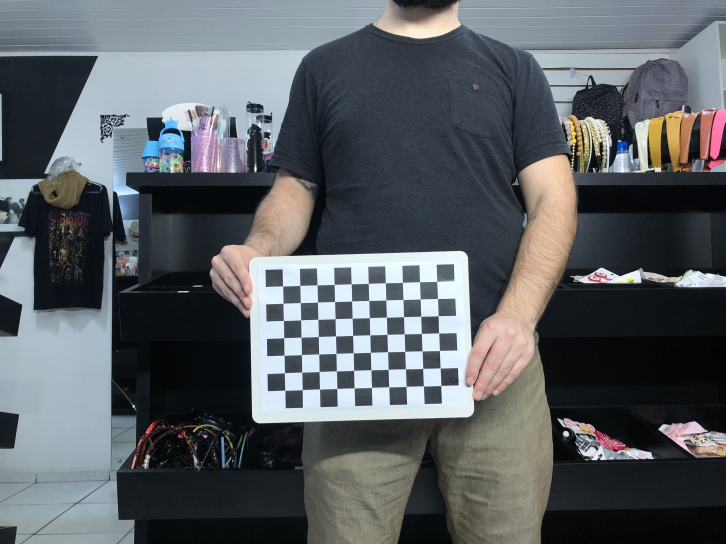
#> input picture allie3d/calibration/calibration_resized/IMG-1826.JPG, 1451 x 1088 px (shown at 1/2 size); the run also reads 1 picture not shown here
$ jupyter execute --allow-errors test.ipynb
#> lines starting #> are read from the running program, lines starting #| are printed output that depends on the picture; long printed decimals are rounded
[cell 1]
import cv2 as cv
import numpy as np
import glob

[cell 2]
chessboardSize = (10,7)

# termination criteria
criteria = (cv.TERM_CRITERIA_EPS + cv.TERM_CRITERIA_MAX_ITER, 30, 0.001)


# prepare object points, like (0,0,0), (1,0,0), (2,0,0) ....,(6,5,0)
objp = np.zeros((chessboardSize[0] * chessboardSize[1], 3), np.float32)
objp[:,:2] = np.mgrid[0:chessboardSize[0],0:chessboardSize[1]].T.reshape(-1,2)

# size_of_chessboard_squares_mm = 25
# objp = objp * size_of_chessboard_squares_mm


# Arrays to store object points and image points from all the images.
objpoints = [] # 3d point in real world space
imgpoints = [] # 2d points in image plane.

[cell 3]
img_path = glob.glob('.\calibration\*')

#> (the rest of this cell did not finish here and is left out)

[cell 4]
images = glob.glob('./calibration_resized/*')

for image in images:

    img = cv.imread(image)
#> img is the input picture: shape (1088, 1451, 3); mean B, G, R 99.2, 95.1, 90.4
    h, w = img.shape[:2]
#> h = 1088; w = 1451

    gray = cv.cvtColor(img, cv.COLOR_BGR2GRAY)
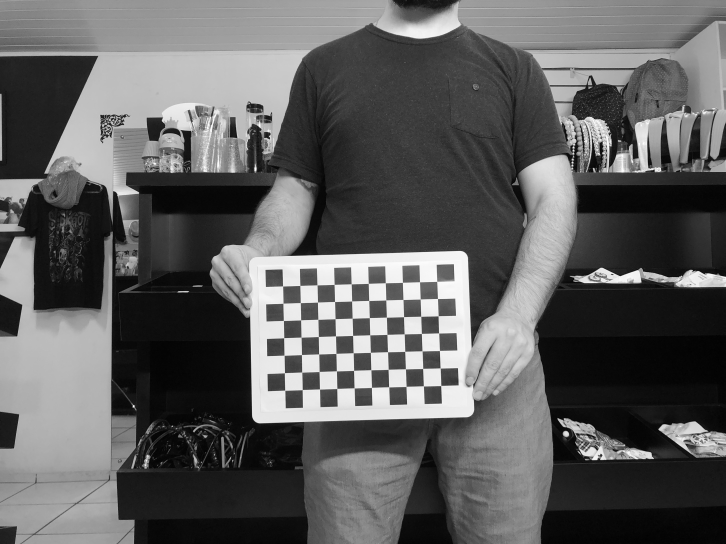
#> gray: shape (1088, 1451) (shown at 1/2 size); min 0, max 255, mean 94.2
    print("Imagem carregada. Analisando...")
    ret, corners = cv.findChessboardCorners(gray, chessboardSize, None)
#> ret = True; corners = 70 rows, first 8: [565.7, 572.4], [600.3, 571.5], [634.5, 570.4], [668.6, 569.3], [702.7, 568.3], [736.9, 567.2], [771, 566.2], [805.3, 565.2]

    if ret == True:
        print("Padrão encontrado!")
        print(image)
        objpoints.append(objp)
        corners2 = cv.cornerSubPix(gray, corners, (11,11), (-1,-1), criteria)
#> corners2 = 70 rows, first 8: [565.7, 572.5], [600.3, 571.4], [634.5, 570.3], [668.6, 569.3], [702.7, 568.3], [736.9, 567.2], [771, 566.2], [805.3, 565.1]
        imgpoints.append(corners2)

        # Draw and display the corners
        img_final = cv.drawChessboardCorners(img, chessboardSize, corners2, ret)
        cv.imshow('img', img_final)
        cv.waitKey(1000)
#> pass 2 of the loop `for image in images:`:
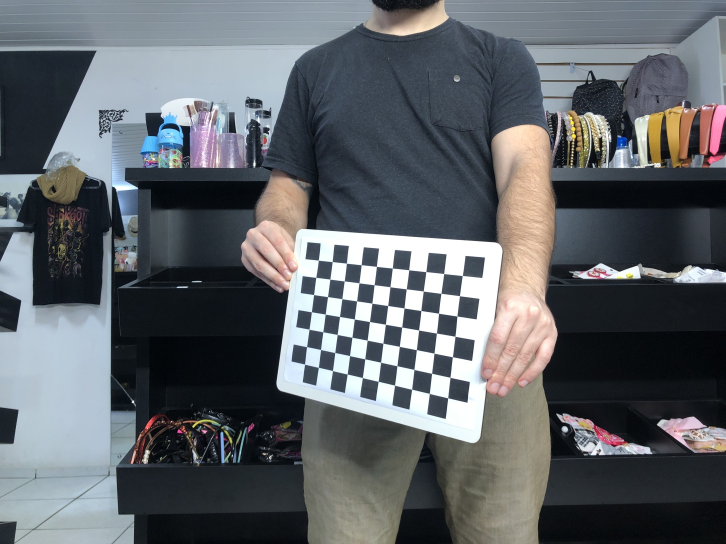
#> input picture allie3d/calibration/calibration_resized/IMG-1832.JPG, 1451 x 1088 px (shown at 1/2 size)
#> img is the input picture: shape (1088, 1451, 3); mean B, G, R 104.1, 99.6, 95.2
#> `gray = cv.cvtColor(img, cv.COLOR_BGR2GRAY)`:
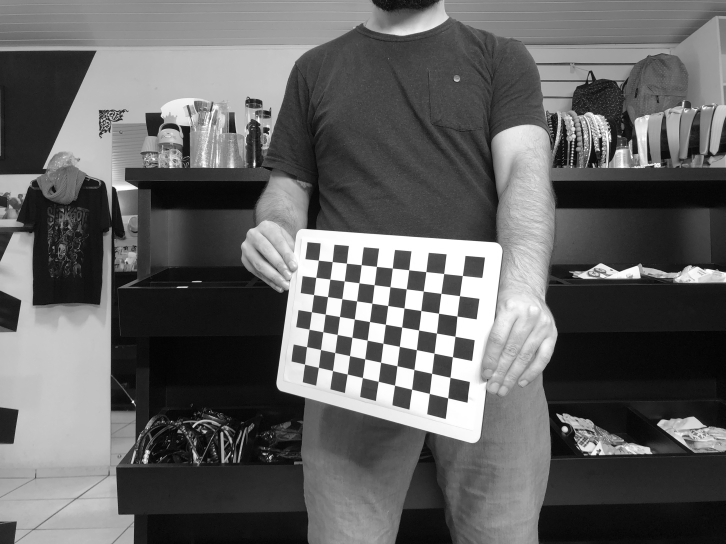
#> gray: shape (1088, 1451) (shown at 1/2 size); min 0, max 255, mean 98.8
#> corners = 70 rows, first 8: [637.2, 520.7], [664.7, 523.7], [693.3, 526.7], [722.7, 530], [753.3, 533.2], [785, 536.6], [817.8, 540], [852.2, 543.7]
#> corners2 = 70 rows, first 8: [637.2, 520.7], [664.7, 523.7], [693.3, 526.7], [722.8, 529.9], [753.3, 533.2], [785, 536.6], [817.8, 540.1], [852.3, 543.7]

cv.destroyAllWindows()

[cell 5]
ret, mtx, dist, rvecs, tvecs = cv.calibrateCamera(objpoints, imgpoints, gray.shape[::-1],None,None)
#> ret = 0.159; mtx = [[1156.6, 0, 749.6], [0, 1158, 536.6], [0, 0, 1]]; dist = [[0.334, -2.67, -0.00321, 0.00488, 9.31]]; rvecs = ([-0.0346, -0.00134, -0.0302], [-0.0629, 0.56, 0.115]); tvecs = ([-5.37, 1.05, 33.9], [-3.26, -0.457, 33.49])

[cell 6]
print(f"Câmera calibrada: {ret}")
#| Câmera calibrada: 0.1591

[cell 7]
print(f"Matriz da câmera: {mtx}")
#| Matriz da câmera: [[1.15657195e+03 0.00000000e+00 7.49598186e+02]
#|  [0.00000000e+00 1.15795433e+03 5.36613791e+02]
#|  [0.00000000e+00 0.00000000e+00 1.00000000e+00]]

[cell 8]
print(f"Parâmetros de distorção: {dist}")
#| Parâmetros de distorção: [[ 3.33512071e-01 -2.67423128e+00 -3.20668865e-03  4.87685352e-03
#|    9.31047350e+00]]

[cell 9]
print(f"Vetores de rotação: {rvecs}")
#| Vetores de rotação: (array([[-0.03464],
#|        [-0.001344],
#|        [-0.03021]]), array([[-0.0629],
#|        [ 0.5604],
#|        [ 0.1153]]))

[cell 10]
print(f"Vetores de translação: {tvecs}")
#| Vetores de translação: (array([[-5.368],
#|        [ 1.047 ],
#|        [33.899]]), array([[-3.260],
#|        [-0.4575],
#|        [33.488]]))

[cell 11]
img = cv.imread('.\calibration_resized\IMG-1832.JPG')
h, w = img.shape[:2]
new_camera_matrix, roi = cv.getOptimalNewCameraMatrix(mtx, dist, (w, h), 1, (w, h))
#> new_camera_matrix = [[1354.9, 0, 724.1], [0, 1200, 535.6], [0, 0, 1]]; roi = (362, 300, 762, 471)
# distort = cv.undistort(img, mtx, dist, None, new_camera_matrix)

[cell 12]
# x, y, w, h = roi
# distort = distort[y:(y + h), x:(x + w)]
# cv.imwrite('./distorted/distorted.jpg', distort)

[cell 13]
mapx, mapy = cv.initUndistortRectifyMap(mtx, dist, None, new_camera_matrix, (w, h), 5)
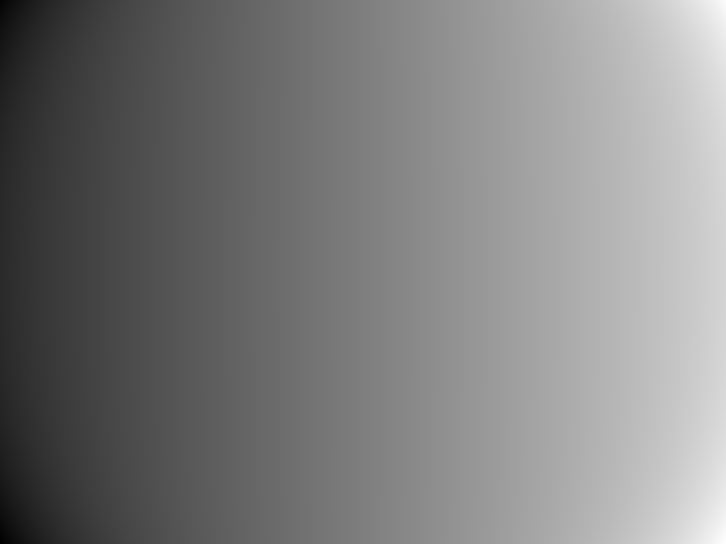
#> mapx: shape (1088, 1451) float32 (shown at 1/2 size); min -260.6, max 1778.6, mean 752.6; drawn with min black and max white
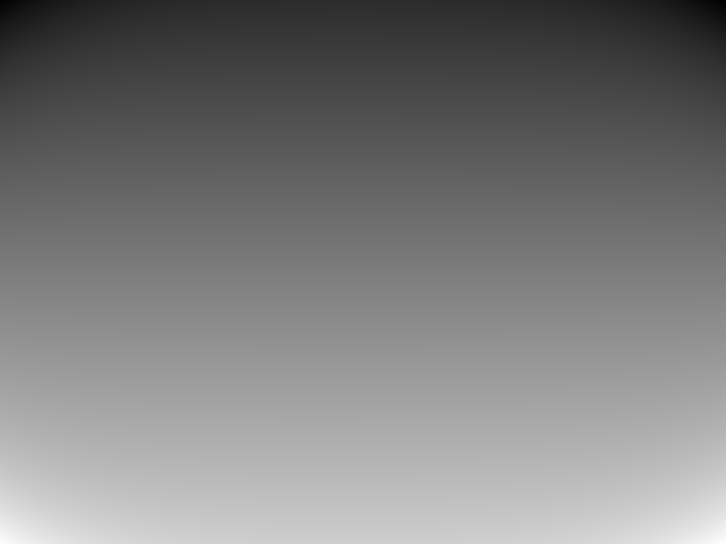
#> mapy: shape (1088, 1451) float32 (shown at 1/2 size); min -296.7, max 1415.9, mean 544.3; drawn with min black and max white
distort = cv.remap(img, mapx, mapy, cv.INTER_LINEAR)
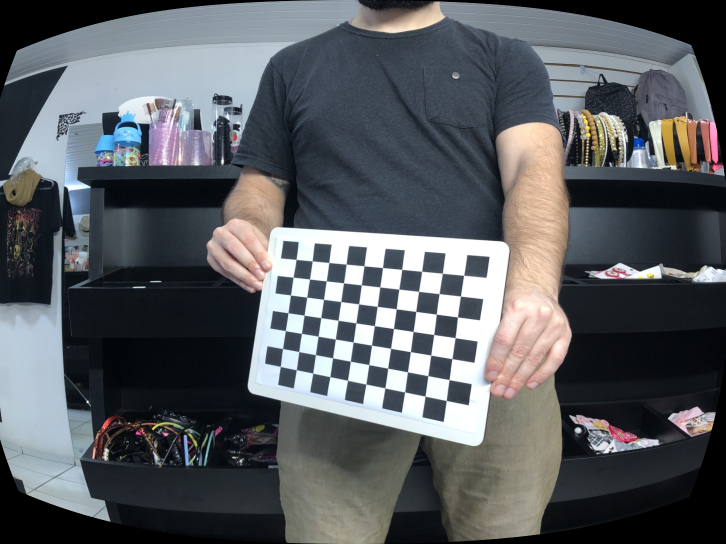
#> distort: shape (1088, 1451, 3) (shown at 1/2 size); mean B, G, R 95.9, 92.1, 88.6

[cell 14]
x, y, w, h = roi
#> x = 362; y = 300; w = 762; h = 471
distort = distort[y:(y + h), x:(x + w)]
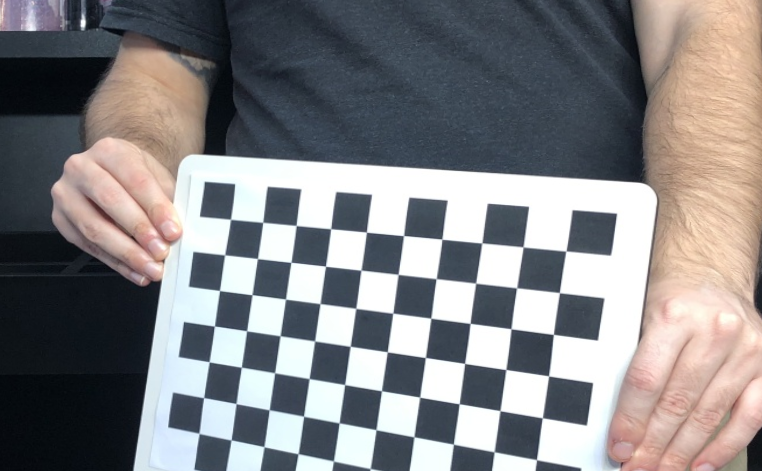
#> distort: shape (471, 762, 3); mean B, G, R 132.6, 130.8, 132.1
cv.imwrite('./undistorted/undistorted.jpg', distort)
#> Out = True

[cell 15]
mean_error = 0

for i in range(len(objpoints)):
    img_points2, _ = cv.projectPoints(objpoints[i], rvecs[i], tvecs[i], mtx, dist)
    error = cv.norm(imgpoints[i], img_points2, cv.NORM_L2)/len(img_points2)
    mean_error += error
#> this loop made 2 passes
#> (error, mean_error) on passes 1 to 2: (0.0134, 0.0134), (0.0233, 0.0367)
#> after the loop, mean_error = 0.0367

[cell 16]
print(f"Total error: {mean_error/len(objpoints)}")
#| Total error: 0.01835
